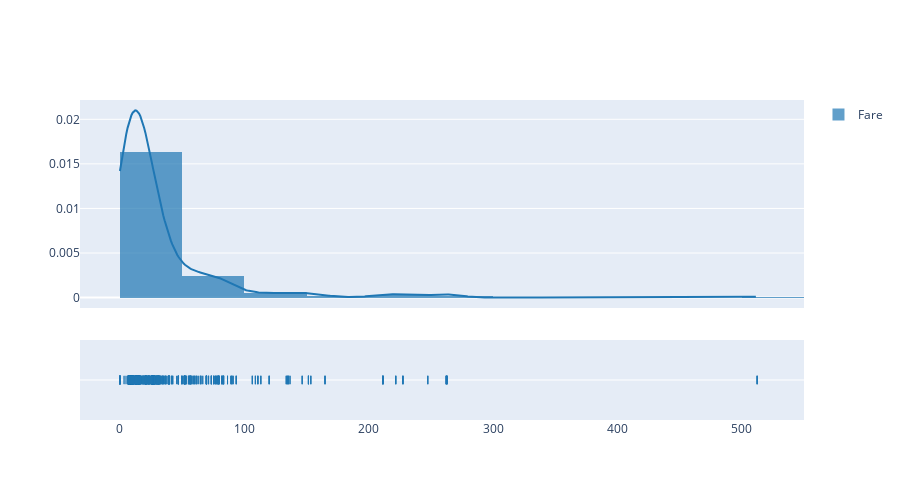

Notebook source saved alongside this figure:
### Code cell
fig5 = ff.create_distplot(hist_data = [titanic.fare.values.tolist()], group_labels = ["Fare"], bin_size = 50)
fig5.update_layout(
    autosize=False,
    width=900,
    height=500)
fig5.show()

### Figure 1 — Plotly figure (JSON) as saved in the notebook; plotly's stock layout.template omitted (floating-point values rounded to 4 significant figures; data arrays with more than 128 entries replaced by an {"elided": "..."} marker saying what was removed)
{"data": [{"histnorm": "probability density", "legendgroup": "Fare", "marker": {"color": "rgb(31, 119, 180)"}, "name": "Fare", "opacity": 0.7, "type": "histogram", "x": {"elided": "1308 float values"}, "xaxis": "x", "xbins": {"end": 512.3, "size": 50, "start": 0}, "yaxis": "y"}, {"legendgroup": "Fare", "marker": {"color": "rgb(31, 119, 180)"}, "mode": "lines", "name": "Fare", "showlegend": false, "type": "scatter", "x": {"elided": "500 float values"}, "xaxis": "x", "y": {"elided": "500 float values"}, "yaxis": "y"}, {"legendgroup": "Fare", "marker": {"color": "rgb(31, 119, 180)", "symbol": "line-ns-open"}, "mode": "markers", "name": "Fare", "showlegend": false, "type": "scatter", "x": {"elided": "1308 float values"}, "xaxis": "x", "y": {"elided": "1308 str values"}, "yaxis": "y2"}], "layout": {"autosize": false, "barmode": "overlay", "height": 500, "hovermode": "closest", "legend": {"traceorder": "reversed"}, "width": 900, "xaxis": {"anchor": "y2", "autorange": true, "domain": [0, 1], "range": [-32.13, 550], "type": "linear", "zeroline": false}, "yaxis": {"anchor": "free", "autorange": true, "domain": [0.35, 1], "position": 0, "range": [-0.001167, 0.02216], "type": "linear"}, "yaxis2": {"anchor": "x", "autorange": true, "domain": [0, 0.25], "dtick": 1, "range": [-1, 1], "showticklabels": false, "type": "category"}}}
